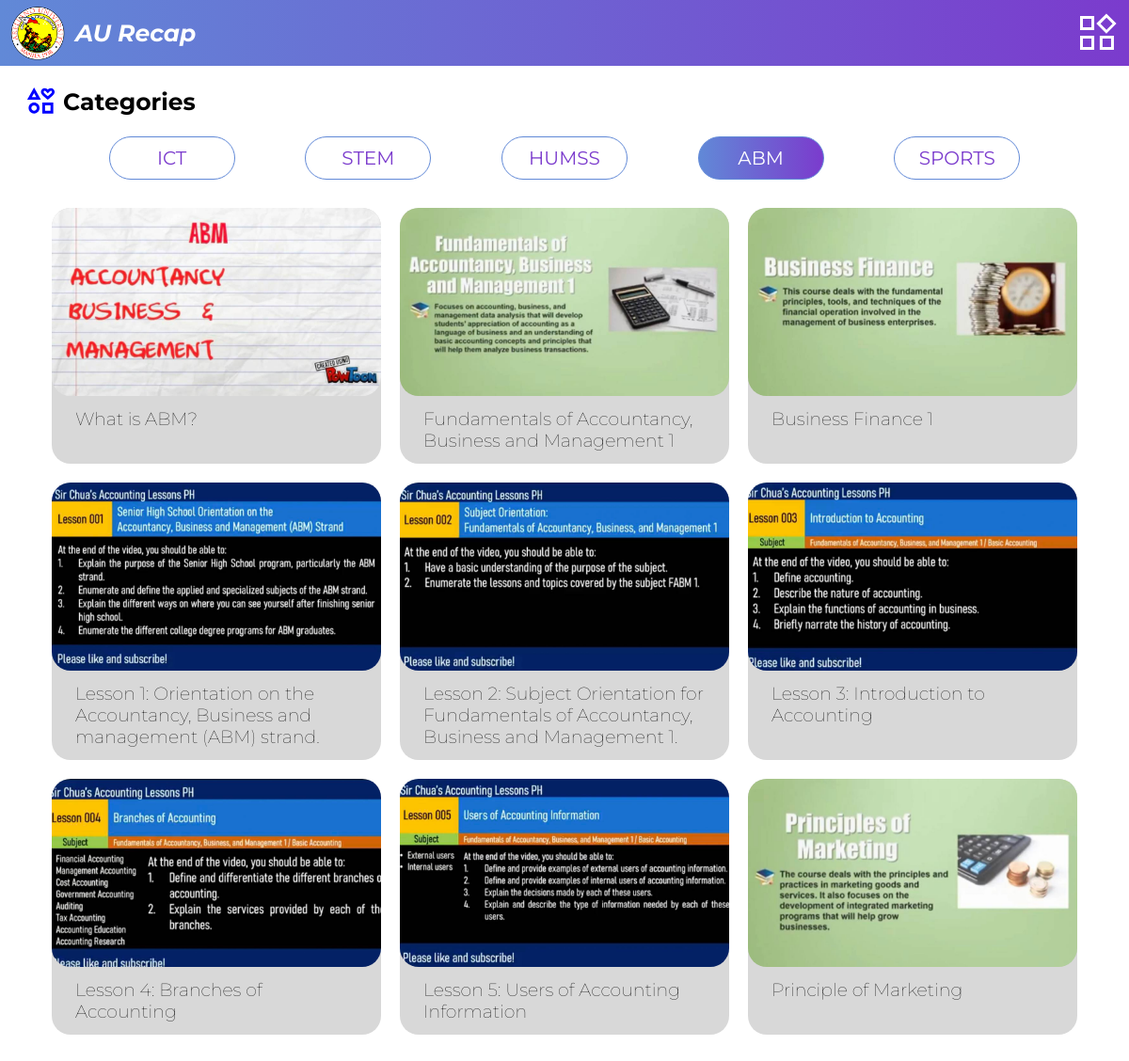
Page /abm.php (signed in) on the committed database.
### tables this page shows
CREATE TABLE `abm` (
  `id` int(11) NOT NULL,
  `title` varchar(255) NOT NULL,
  `path` varchar(255) NOT NULL,
  `description` varchar(255) NOT NULL,
  `thumbnail` varchar(255) NOT NULL
);

### abm.php (the view, shortened to what this page needs)
<?php
    include('controllers/db.php');
?>
<!DOCTYPE html>
<html lang="en">
<head>
    <link rel = "stylesheet" href = "resource/css/nav3.css">
    <link rel = "stylesheet" href = "resource/css/home.css">
</head>
<body>
    <nav class="top">
        <div class="navtitle">
        <img class="logo" src="resource/img/Arellano hi-res_0.png">
        <p class="recap">AU Recap</p>
        </div>
        <img class="widget" src="resource/img/widget.svg">
   </nav>
   <div class="category">
        <img class="interest" src="resource/img/interest.svg">
        <h3 class="ca-text">Categories</h3>
   </div>
        <div class="strands">
            <a href="home.php" class="category-button">ICT</a>
            <a href="stem.php" class="category-button">STEM</a>
            <a href="humss.php" class="category-button">HUMSS</a>
            <a href="#" class="category-button active">ABM</a>
            <a href="sport.php" class="category-button">SPORTS</a>
        </div>
        <div class="main-content">
        <?php
            $query = "SELECT title, description, thumbnail FROM abm";
            $result = mysqli_query($conn, $query);
            if ($result) {
                while ($row = mysqli_fetch_assoc($result)) {
                    $title = $row['title'];
                    $thumbnail = $row['thumbnail'];
                    echo "
                        <div class='column'>
                            <img class='thumbnail' src='$thumbnail' alt='Thumbnail'>
                            <div class='title-container'>
                                <p class='vidtitle'>$title</p>
                            </div>
                        </div>
                    ";
                }
            } else {
                echo "Error executing the query: " . mysqli_error($conn);
            }
        ?>
    </div>
</body>
</html>

### resource/css/nav3.css (style rules this page uses)
* { margin: 0; padding: 0; }
nav { display: flex; align-items: center; justify-content: space-between; height: 70px; margin: 0, 40px; position: sticky; top: 0; background: linear-gradient(to right, #6189D7, #7B3BCD); }
.navtitle { display: flex; align-items: center; }
.logo { padding: 0 10px; width: auto; height: 60px; }
.recap { color:#ffff; font-size: 25px; font-weight: bold; font-style: italic; }
.widget { margin: 0 10px; }

### resource/css/home.css (style rules this page uses)
* { font-family: 'Montserrat', sans-serif; }
.category { display: flex; align-items: center; margin: 0 20px; }
.interest { padding: 20px 6px; height: 35px; width: auto; }
.ca-text { font-size: 25px; }
.category-button { padding: 10px 11px; width: 110px; text-align:center; font-size: 20px; border: 1px solid #6189D7; margin: 0 9px; color: #7B3BCD; border-radius: 25px; text-decoration: none; }
.active { background: linear-gradient(to right, #6189D7, #7B3BCD); color: #fff; transition: .2s; }
.strands { display: flex; align-items: center; justify-content: space-evenly; max-width: 1100px; margin: auto; }
.column { display: flex; flex-direction: column; background-color: rgb(216, 216, 216); border-radius: 20px; }
.vidtitle { font-size: 19px; font-weight: 80; }
.thumbnail { height: 200px; width: 350px; object-fit: cover; border-radius: 20px; }
.main-content { margin: 30px 0; justify-content: center; display: grid; grid-template-columns: 350px 350px 350px; grid-template-rows: auto; gap: 20px; }
.title-container { padding: 13px 25px; }

### rows in the picture
abm: thumbnail (picture), title "What is ABM?"
abm: thumbnail (picture), title "Fundamentals of Accountancy, Business and Management 1"
abm: thumbnail (picture), title "Business Finance 1"
abm: thumbnail (picture), title "Lesson 1: Orientation on the Accountancy, Business and management (ABM) strand."
abm: thumbnail (picture), title "Lesson 2: Subject Orientation for Fundamentals of Accountancy, Business and Management 1."
abm: thumbnail (picture), title "Lesson 3: Introduction to Accounting"
abm: thumbnail (picture), title "Lesson 4: Branches of Accounting"
abm: thumbnail (picture), title "Lesson 5: Users of Accounting Information"
abm: thumbnail (picture), title "Principle of Marketing"
